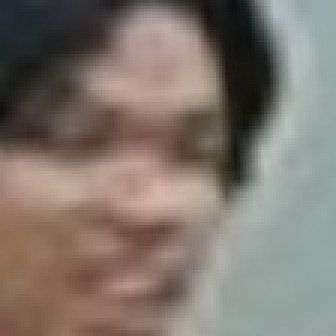
#> input picture dataset/train/0/1619142714.5827703_Unknow.jpg, 112 x 112 px (shown 3 times larger); its folder holds only this picture in this run
$ python svm_training.py
#> lines starting #> are read from the running program, lines starting #| are printed output that depends on the picture
### utils.py
import os, cv2, numpy as np
from numpy.lib.histograms import histogram
from skimage import feature
# [31 lines left out: functions historgram, historgram_RGB, not called in this run]

def lbph(image, numPoints, eps = 1e-7):


    lbp = feature.local_binary_pattern(image, 24, 8, method="uniform")

    (hist, _) = np.histogram(lbp.ravel(),bins=np.arange(0, numPoints + 3),range=(0, numPoints + 2))
	# normalize the histogram
    hist = hist.astype("float")
    hist /= (hist.sum() + eps)
	# return the histogram of Local Binary Patterns
    return hist


def load_data(path_data, binn):

    """
    Load data from dataset in to ram
    """
    def load_file_from_folder(folder_name):

        X, y = [], []
        for folder in os.listdir(folder_name):

            folder_path = os.path.join(folder_name, folder)

            for filename in os.listdir(folder_path):

                file_path = os.path.join(folder_path, filename)
                try:
                    image = cv2.imread(file_path, 0)
                    # print(image.shape)
                    # image = cv2.cvtColor(image, cv2.COLOR_BRG2GRAY)

                    if image is not None:
                        X.append(lbph(image, binn))
                        y.append(folder)
                except Exception as e:
                    print(e)
        return X, y

    X_train, y_train =  load_file_from_folder(path_data + '/' + 'train')
#> in load_file_from_folder, `image = cv2.imread(file_path, 0)`:
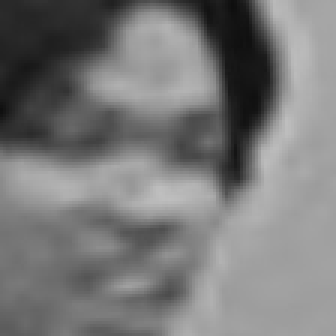
#> image: shape (112, 112) (shown 3 times larger); min 14, max 191, mean 120.6
#> in lbph, `lbp = feature.local_binary_pattern(image, 24, 8, method="uniform")`:
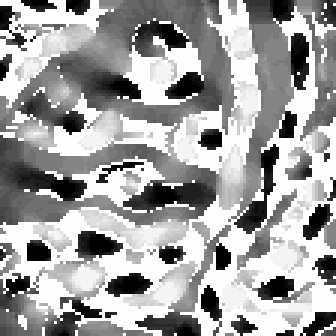
#> lbp: shape (112, 112) float64 (shown 3 times larger); min 0, max 25, mean 15.8; drawn with min black and max white
#> in lbph, `(hist, _) = np.histogram(lbp.ravel(),bins=np.arange(0, numPoints + 3),..`: hist = 26 values, max 4255 at index 25, min 161 at index 18, mean 482.5
#> in lbph, `hist /= (hist.sum() + eps)`: hist = 26 values, max 0.339 at index 25, min 0.0128 at index 18, mean 0.0385
    X_valid, y_valid = load_file_from_folder(path_data + '/' + 'valid')

    return np.array(X_train), y_train, np.array(X_valid), y_valid

### svm_training.py
from sklearn.svm import LinearSVC, SVC
from sklearn.metrics import accuracy_score
from utils import load_data
import pickle

best = 0; binn = 0
for i in range(24, 32):
#> (the run stopped early here; a loop or call above may not have finished)

$ run again, on dataset/train/1/1619402653.4268517_NTT.DUONG.jpg
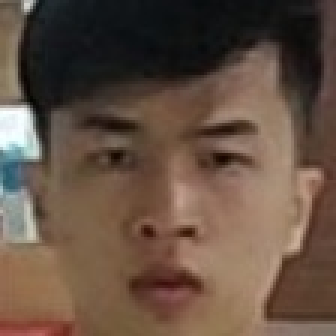
#> input picture dataset/train/1/1619402653.4268517_NTT.DUONG.jpg, 112 x 112 px (shown 3 times larger)
#> in load_file_from_folder, `image = cv2.imread(file_path, 0)`:
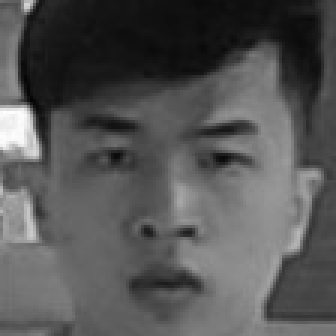
#> image: shape (112, 112) (shown 3 times larger); min 3, max 254, mean 84.7
#> in lbph, `lbp = feature.local_binary_pattern(image, 24, 8, method="uniform")`:
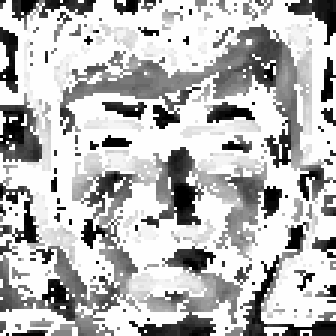
#> lbp: shape (112, 112) float64 (shown 3 times larger); min 0, max 25, mean 18.1; drawn with min black and max white
#> in lbph, `(hist, _) = np.histogram(lbp.ravel(),bins=np.arange(0, numPoints + 3),..`: hist = 26 values, max 6378 at index 25, min 70 at index 18, mean 482.5
#> in lbph, `hist /= (hist.sum() + eps)`: hist = 26 values, max 0.508 at index 25, min 0.00558 at index 18, mean 0.0385

$ run again, on dataset/train/0/1619142734.954394_Unknow.jpg
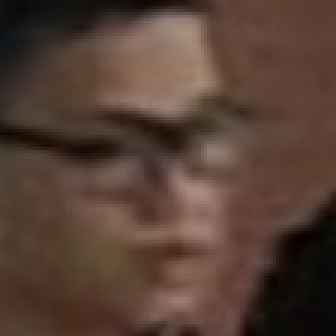
#> input picture dataset/train/0/1619142734.954394_Unknow.jpg, 112 x 112 px (shown 3 times larger)
#> in load_file_from_folder, `image = cv2.imread(file_path, 0)`:
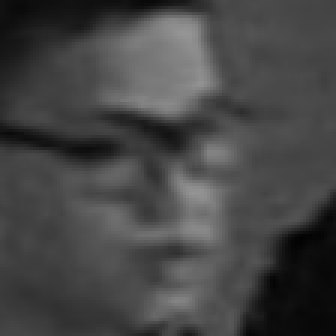
#> image: shape (112, 112) (shown 3 times larger); min 2, max 149, mean 69.1
#> in lbph, `lbp = feature.local_binary_pattern(image, 24, 8, method="uniform")`:
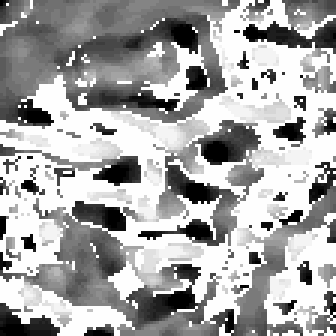
#> lbp: shape (112, 112) float64 (shown 3 times larger); min 0, max 25, mean 16.4; drawn with min black and max white
#> in lbph, `(hist, _) = np.histogram(lbp.ravel(),bins=np.arange(0, numPoints + 3),..`: hist = 26 values, max 4907 at index 25, min 93 at index 20, mean 482.5
#> in lbph, `hist /= (hist.sum() + eps)`: hist = 26 values, max 0.391 at index 25, min 0.00741 at index 20, mean 0.0385
